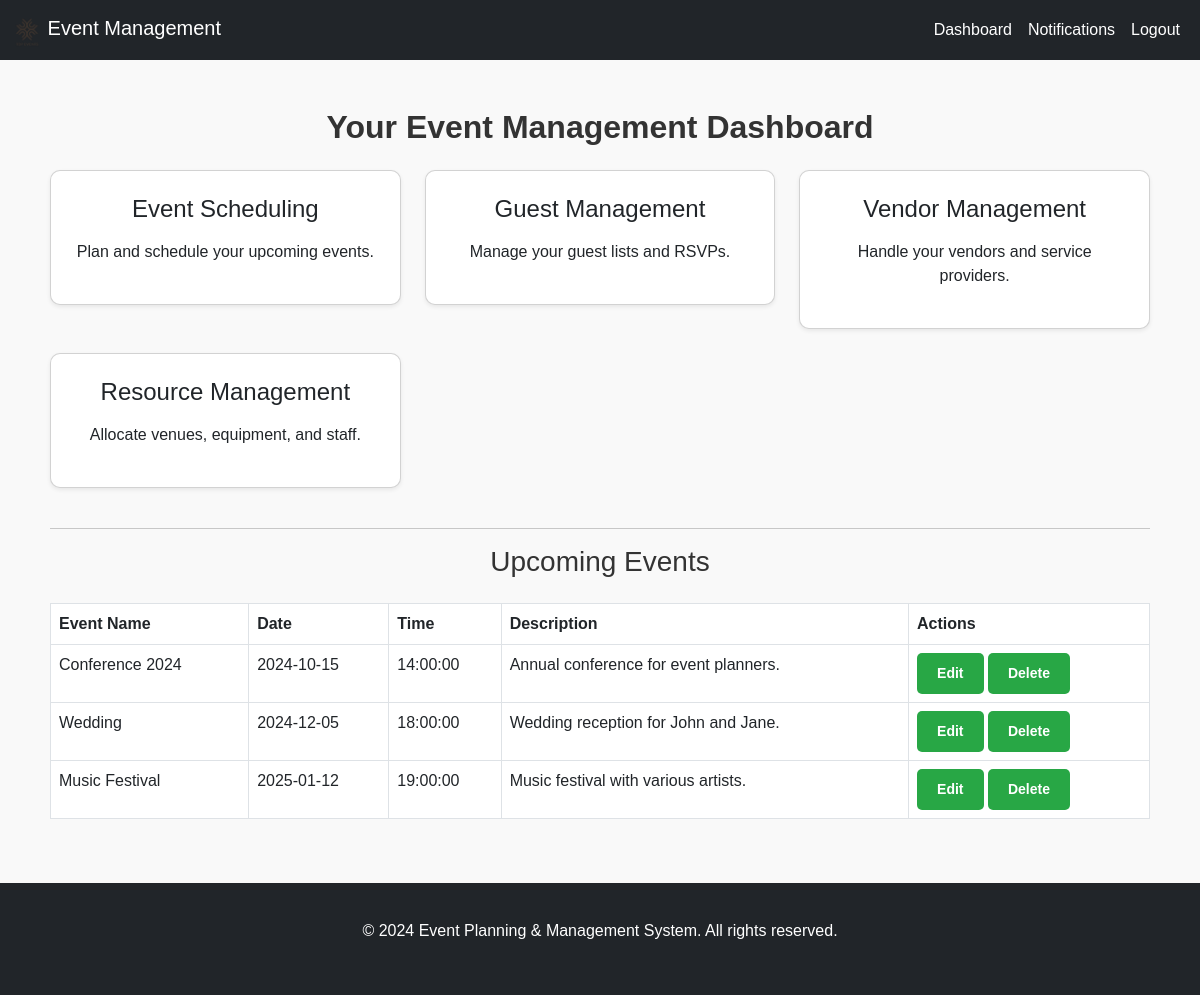
Screenshot of /src/views/dashboard.php (signed in) with the database file from the repository.
### tables this page shows
CREATE TABLE events (
    id INT(11) AUTO_INCREMENT PRIMARY KEY,
    name VARCHAR(255) NOT NULL,
    date DATE NOT NULL,
    time TIME NOT NULL,
    description TEXT NOT NULL,
    created_at TIMESTAMP DEFAULT CURRENT_TIMESTAMP
);

### src/models/Event.php (called while the page is built, shortened)
<?php
require_once '../config/db.php';
class Event {
    private $db;
    public function __construct() {
        $this->db = new Database();
    }
    public function getAllEvents() {
        $sql = "SELECT * FROM events";
        $stmt = $this->db->getConnection()->prepare($sql);
        $stmt->execute();
        return $stmt->fetchAll(PDO::FETCH_ASSOC);
    }
}
?>

### src/config/db.php (called while the page is built, shortened)
<?php
class Database {
    private $host = '127.0.0.1';
    private $db_name = 'event_management';
    private $username = 'root';
    private $password = '';
    public function getConnection() {
        $this->conn = null;
        try {
            $this->conn = new PDO("mysql:host=" . $this->host . ";dbname=" . $this->db_name, $this->username, $this->password);
            $this->conn->exec("set names utf8");
        } catch (PDOException $exception) {
            echo "Connection error: " . $exception->getMessage();
        }
        return $this->conn;
    }
}
?>

### src/views/dashboard.php (the view, shortened to what this page needs)
<?php
include 'header.php';
require_once '../models/Event.php';
$eventModel = new Event();
$events = $eventModel->getAllEvents();
?>
<div class="container py-5">
    <h2 class="text-center mb-4">Your Event Management Dashboard</h2>
    <div class="row text-center">
        <div class="col-md-4 mb-4">
            <a href="event_scheduling.html" class="text-decoration-none">
                <div class="card shadow-sm p-4">
                    <h3>Event Scheduling</h3>
                    <p>Plan and schedule your upcoming events.</p>
                </div>
            </a>
        </div>
        <div class="col-md-4 mb-4">
            <a href="guest_management.html" class="text-decoration-none">
                <div class="card shadow-sm p-4">
                    <h3>Guest Management</h3>
                    <p>Manage your guest lists and RSVPs.</p>
                </div>
            </a>
        </div>
        <div class="col-md-4 mb-4">
            <a href="vendor_management.html" class="text-decoration-none">
                <div class="card shadow-sm p-4">
                    <h3>Vendor Management</h3>
                    <p>Handle your vendors and service providers.</p>
                </div>
            </a>
        </div>
        <div class="col-md-4 mb-4">
            <a href="resource_management.html" class="text-decoration-none">
                <div class="card shadow-sm p-4">
                    <h3>Resource Management</h3>
                    <p>Allocate venues, equipment, and staff.</p>
                </div>
            </a>
        </div>
    </div>
    <hr>
    <h3 class="text-center mb-4">Upcoming Events</h3>
    <?php if (count($events) > 0): ?>
        <table class="table table-bordered">
            <thead>
                <tr>
                    <th>Event Name</th>
                    <th>Date</th>
                    <th>Time</th>
                    <th>Description</th>
                    <th>Actions</th>
                </tr>
            </thead>
            <tbody>
                <?php foreach ($events as $event): ?>
                    <tr>
                        <td><?= $event['name'] ?></td>
                        <td><?= $event['date'] ?></td>
                        <td><?= $event['time'] ?></td>
                        <td><?= $event['description'] ?></td>
                        <td>
                            <a href="edit_event.php?id=<?= $event['id'] ?>" class="btn btn-warning btn-sm">Edit</a>
                            <a href="../controllers/eventController.php?action=deleteEvent&id=<?= $event['id'] ?>" class="btn btn-danger btn-sm">Delete</a>
                        </td>
                    </tr>
                <?php endforeach; ?>
            </tbody>
        </table>
    <?php else: ?>
        <p class="text-center">No upcoming events scheduled yet.</p>
    <?php endif; ?>
</div>
<?php
include 'footer.php';
?>

### src/views/header.php (shortened to what this page needs)
<!DOCTYPE html>
<html lang="en">
<head>
    <link href="https://cdn.jsdelivr.net/npm/bootstrap@5.3.0-alpha1/dist/css/bootstrap.min.css" rel="stylesheet">
    <link rel="stylesheet" href="../css/styles.css">
</head>
<body>
    <nav class="navbar navbar-expand-lg navbar-dark bg-dark">
        <div class="container-fluid">
            <a class="navbar-brand" href="dashboard.php">
                <img src="../images/logo.png" alt="Event Planning Logo" width="30" height="30" class="d-inline-block align-text-top">
                Event Management
            </a>
            <div class="collapse navbar-collapse" id="navbarNav">
                <ul class="navbar-nav ms-auto">
                    <?php if (isset($_SESSION['user'])): ?>
                        <li class="nav-item">
                            <a class="nav-link" href="dashboard.php">Dashboard</a>
                        </li>
                        <li class="nav-item">
                            <a class="nav-link" href="notifications.php">Notifications</a>
                        </li>
                        <li class="nav-item">
                            <a class="nav-link" href="../controllers/userController.php?action=logout">Logout</a>
                        </li>
                    <?php endif; ?>
                </ul>
            </div>
        </div>
    </nav>

### src/views/footer.php (shortened to what this page needs)
    <footer class="footer bg-dark text-white text-center py-3">
        <div class="container">
            <p>&copy; 2024 Event Planning & Management System. All rights reserved.</p>
        </div>
    </footer>
</body>
</html>

### public/css/styles.css (style rules this page uses)
body { font-family: 'Arial', sans-serif; background-color: #f9f9f9; color: #333; margin: 0; padding: 0; }
h1, h2 { font-weight: bold; }
.container { max-width: 1140px; margin: 0 auto; padding: 20px; }
.navbar { background-color: #333; }
.navbar-brand img { max-width: 50px; }
.nav-link { color: #fff !important; }
.btn { padding: 10px 20px; border: none; border-radius: 5px; background-color: #28a745; color: white; font-weight: bold; }
.card { border-radius: 10px; box-shadow: 0 0 10px rgba(0, 0, 0, 0.1); transition: all 0.3s ease; }
.card h3 { font-size: 1.5rem; margin-bottom: 1rem; }
.card p { font-size: 1rem; }
.footer { background-color: #333; color: #fff; text-align: center; padding: 20px; }

### rows the page displays
events: name "Conference 2024", date "2024-10-15", time "14:00:00", description "Annual conference for event planners."
events: name "Wedding", date "2024-12-05", time "18:00:00", description "Wedding reception for John and Jane."
events: name "Music Festival", date "2025-01-12", time "19:00:00", description "Music festival with various artists."
